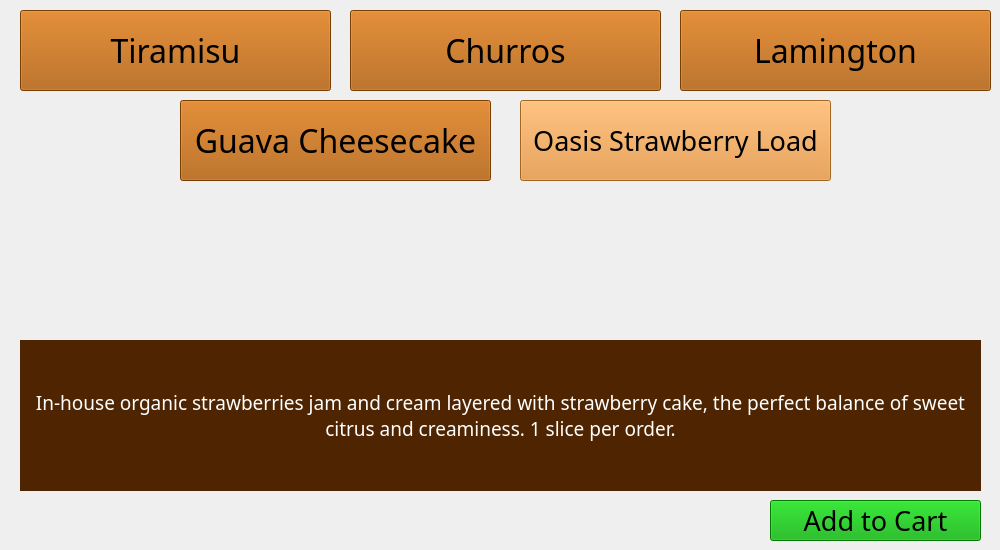
      <widget class="QWidget" name="coffee5_spikedLatte_3">
       <widget class="QPushButton" name="pushButton_coffeeToModify_51">
        <property name="geometry">
         <rect>
          <x>520</x>
          <y>100</y>
          <width>311</width>
          <height>81</height>
         </rect>
        </property>
        <property name="font">
         <font>
          <family>Bernard MT Condensed</family>
          <pointsize>20</pointsize>
         </font>
        </property>
        <property name="styleSheet">
         <string notr="true">background-color: rgb(226, 143, 49);</string>
        </property>
        <property name="text">
         <string>Oasis Strawberry Load</string>
        </property>
       </widget>
       <widget class="QPushButton" name="pushButton_dessert5to1">
        <property name="geometry">
         <rect>
          <x>20</x>
          <y>10</y>
          <width>311</width>
          <height>81</height>
         </rect>
        </property>
        <property name="font">
         <font>
          <family>Bernard MT Condensed</family>
          <pointsize>24</pointsize>
         </font>
        </property>
        <property name="styleSheet">
         <string notr="true">background-color: rgb(170, 85, 0);</string>
        </property>
        <property name="text">
         <string>Tiramisu</string>
        </property>
       </widget>
       <widget class="QPushButton" name="pushButton_dessert5to4">
        <property name="geometry">
         <rect>
          <x>180</x>
          <y>100</y>
          <width>311</width>
          <height>81</height>
         </rect>
        </property>
        <property name="font">
         <font>
          <family>Bernard MT Condensed</family>
          <pointsize>24</pointsize>
         </font>
        </property>
        <property name="styleSheet">
         <string notr="true">background-color: rgb(170, 85, 0);</string>
        </property>
        <property name="text">
         <string>Guava Cheesecake</string>
        </property>
       </widget>
       <widget class="QPushButton" name="pushButton_dessert5to3">
        <property name="geometry">
         <rect>
          <x>680</x>
          <y>10</y>
          <width>311</width>
          <height>81</height>
         </rect>
        </property>
        <property name="font">
         <font>
          <family>Bernard MT Condensed</family>
          <pointsize>24</pointsize>
         </font>
        </property>
        <property name="styleSheet">
         <string notr="true">background-color: rgb(170, 85, 0);</string>
        </property>
        <property name="text">
         <string>Lamington</string>
        </property>
       </widget>
       <widget class="QPushButton" name="pushButton_dessert5to2">
        <property name="geometry">
         <rect>
          <x>350</x>
          <y>10</y>
          <width>311</width>
          <height>81</height>
         </rect>
        </property>
        <property name="font">
         <font>
          <family>Bernard MT Condensed</family>
          <pointsize>24</pointsize>
         </font>
        </property>
        <property name="styleSheet">
         <string notr="true">background-color: rgb(170, 85, 0);</string>
        </property>
        <property name="text">
         <string>Churros</string>
        </property>
       </widget>
       <widget class="QPushButton" name="pushButton_dessert5ToCart">
        <property name="geometry">
         <rect>
          <x>770</x>
          <y>500</y>
          <width>211</width>
          <height>41</height>
         </rect>
        </property>
        <property name="font">
         <font>
          <family>Bernard MT Condensed</family>
          <pointsize>20</pointsize>
         </font>
        </property>
        <property name="styleSheet">
         <string notr="true">background-color: rgb(0, 170, 0);
color: rgb(0, 0, 0);</string>
        </property>
        <property name="text">
         <string>Add to Cart</string>
        </property>
       </widget>
       <widget class="QLabel" name="label_48">
        <property name="geometry">
         <rect>
          <x>20</x>
          <y>340</y>
          <width>961</width>
          <height>151</height>
         </rect>
        </property>
        <property name="font">
         <font>
          <family>Bernard MT Condensed</family>
          <pointsize>14</pointsize>
         </font>
        </property>
        <property name="styleSheet">
         <string notr="true">background-color: rgb(79, 37, 1);
color: rgb(255, 255, 255);</string>
        </property>
        <property name="text">
         <string>In-house organic strawberries jam and cream layered with strawberry cake, the perfect balance of sweet citrus and creaminess. 1 slice per order.</string>
        </property>
        <property name="alignment">
         <set>Qt::AlignCenter</set>
        </property>
        <property name="wordWrap">
         <bool>true</bool>
        </property>
       </widget>
      </widget>
